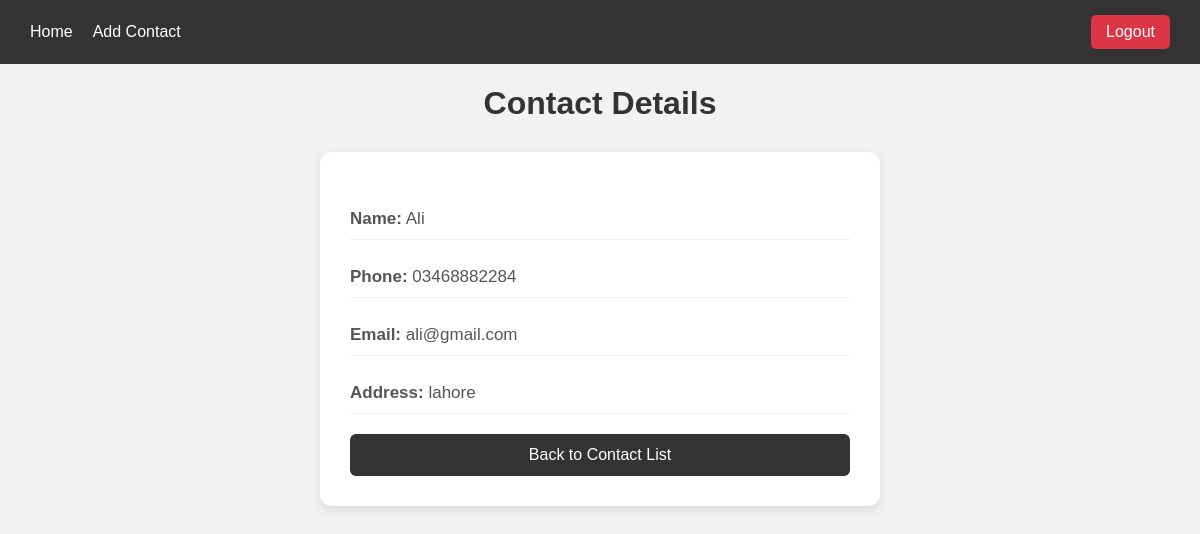
Page /detail/1/ (signed in) on the committed database.
### contacts/models.py (models this page shows, shortened)
class Contact(models.Model):
    name = models.CharField(max_length=100)
    phone = models.CharField(max_length=20)
    email = models.EmailField(blank=True)
    address = models.TextField(blank=True)

### contacts/views.py (the view)
# urls.py: path('detail/<int:id>/', views.contact_detail, name='contact_detail'),
@login_required
def contact_detail(request, id):
    contact = get_object_or_404(Contact, id=id)
    return render(request, 'contacts/contact_detail.html', {
        'contact': contact
    })

### contacts/templates/contacts/contact_detail.html (shortened to what this page needs)
{% extends 'wrapper.html' %}
{% block content %}
</head>
<body>
    <h1>Contact Details</h1>
    <div class="detail-card">
<p>
            <strong>Name:</strong>
            {{ contact.name }}
        </p>
        <p>
            <strong>Phone:</strong>
            {{ contact.phone }}
        </p>
        <p>
            <strong>Email:</strong>
            {{ contact.email }}
        </p>
        <p>
            <strong>Address:</strong>
            {{ contact.address }}
        </p>
        <a href="{% url 'listing' %}" class="back-btn">
            Back to Contact List
        </a>
    </div>
    {% endblock %}

### contacts/templates/wrapper.html (style rules this page uses)
body { font-family: Arial, sans-serif; background-color: #f2f2f2; margin: 0; padding: 0; }

### contacts/templates/contacts/contact_detail.html (style rules this page uses)
h1 { text-align: center; color: #333; }
.detail-card { background-color: white; max-width: 500px; margin: 30px auto; padding: 30px; border-radius: 12px; box-shadow: 0 4px 12px rgba(0, 0, 0, 0.1); }
.detail-card p { color: #555; font-size: 17px; padding: 10px 0; border-bottom: 1px solid #eee; }
.back-btn { display: block; width: 100%; padding: 12px; margin-top: 20px; background-color: #333; color: white; text-align: center; text-decoration: none; border-radius: 6px; box-sizing: border-box; }

### rows in the picture
Contact: name "Ali", phone "03468882284", email "ali@gmail.com", address "lahore"
